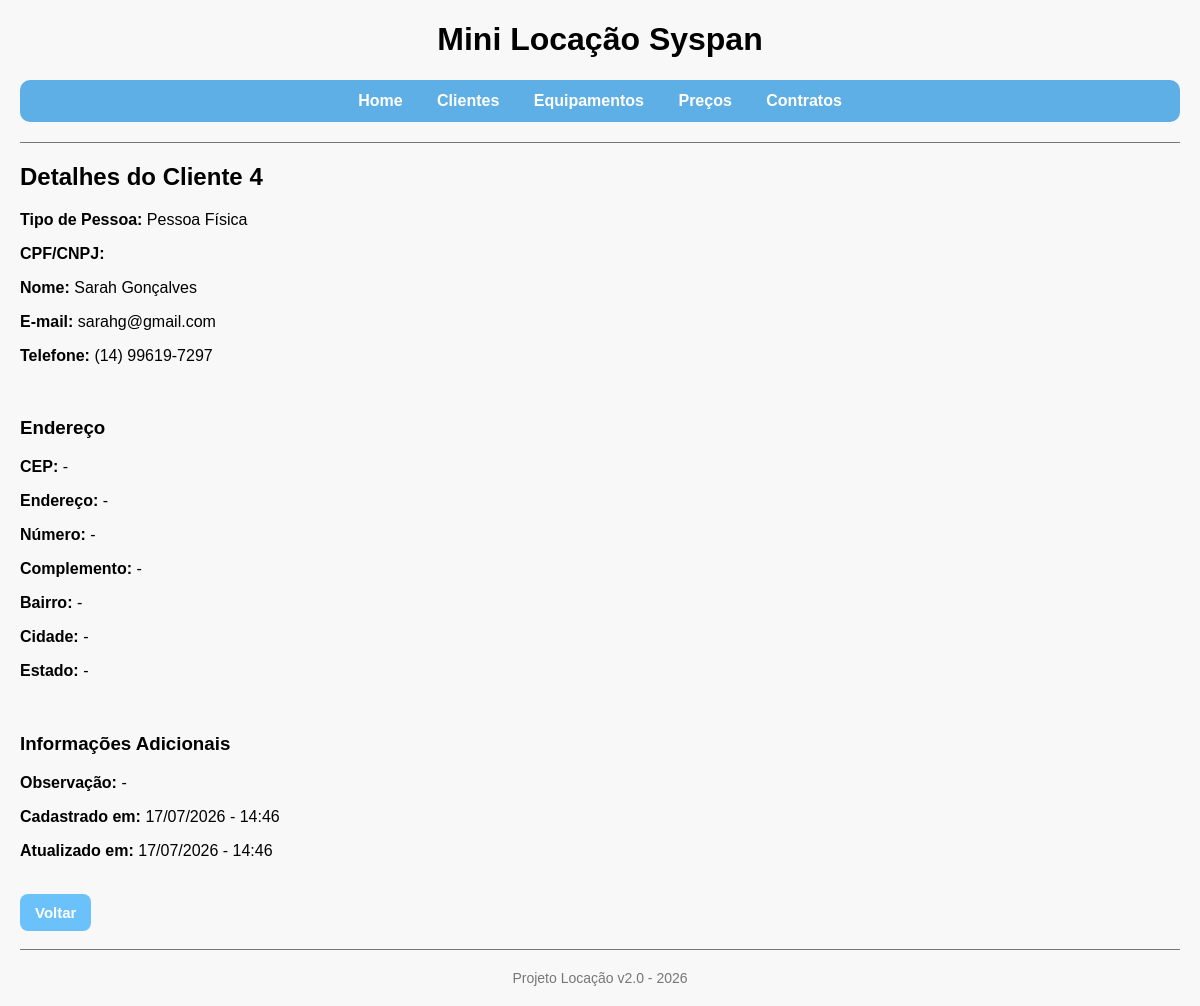
/projeto-locacao/clientes/ver.php?id=4, run on an earlier commit of the app's database.
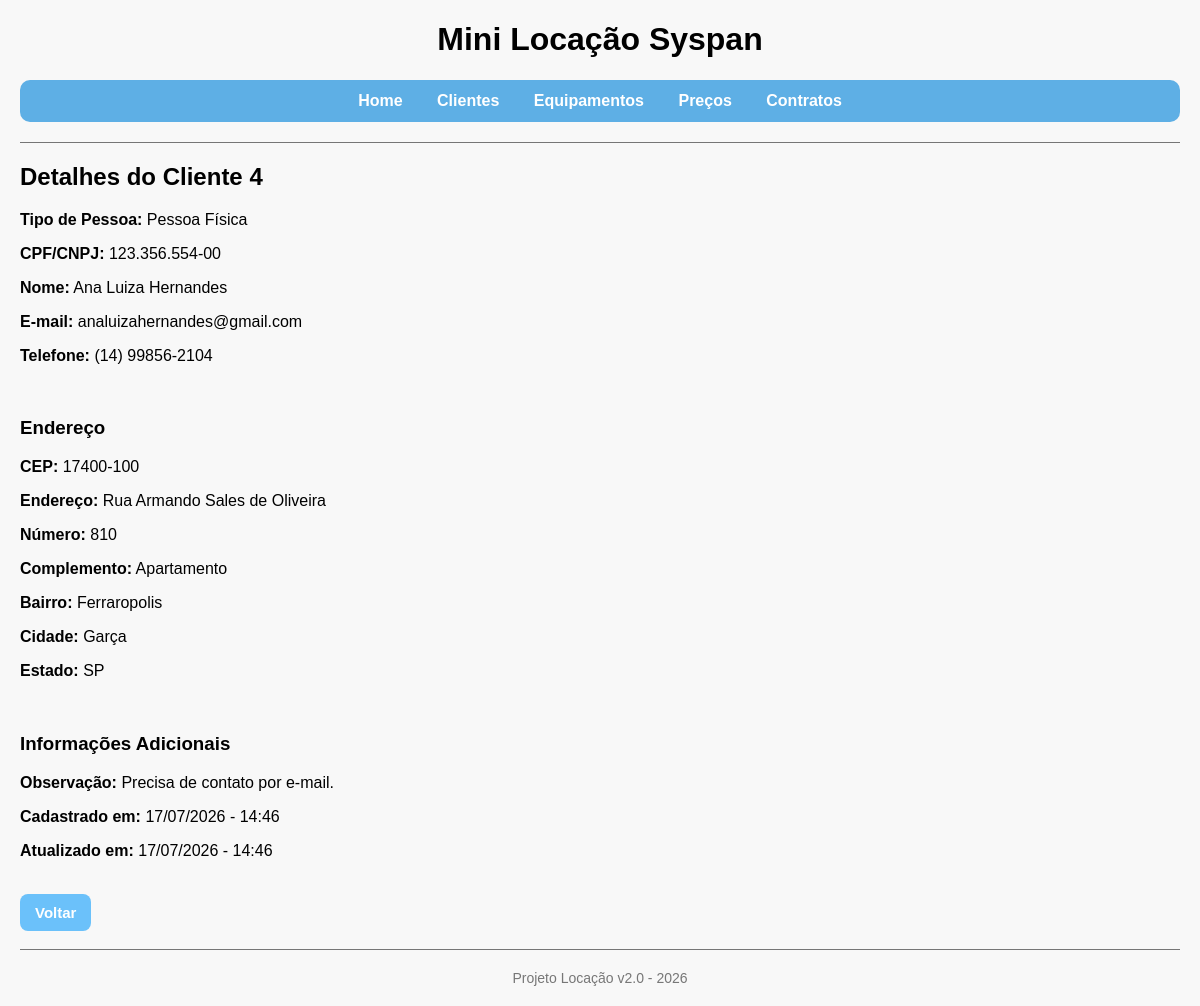
And on a later commit of the database.
### tables this page shows
CREATE TABLE IF NOT EXISTS clientes (
 id INT AUTO_INCREMENT PRIMARY KEY,
 tipo_pessoa ENUM('F','J') NOT NULL DEFAULT 'F',
 nome VARCHAR(120) NOT NULL,
 cpf_cnpj VARCHAR(18) NOT NULL UNIQUE,
 email VARCHAR(120) NOT NULL,
 telefone VARCHAR(20) NULL,
 cep VARCHAR(9) NULL,
 endereco VARCHAR(150) NULL,
 numero VARCHAR(10) NULL,
 complemento VARCHAR(100) NULL,
 bairro VARCHAR(80) NULL,
 cidade VARCHAR(80) NULL,
 estado CHAR(2) NULL,
 observacao VARCHAR(255) NULL,
 created_at DATETIME NOT NULL DEFAULT CURRENT_TIMESTAMP,
 updated_at DATETIME NULL DEFAULT CURRENT_TIMESTAMP ON UPDATE CURRENT_TIMESTAMP
);

### projeto-locacao/helpers.php (called while the page is built, shortened)
<?php
    function e(string $value): string {
        return htmlspecialchars($value, ENT_QUOTES | ENT_SUBSTITUTE, 'UTF-8');
    }
    function mostrarValor(mixed $valor): string {
        return !empty($valor) ? e($valor) : '-';
    }
    function limparNumeros(string $valor): string {
        return preg_replace('/\D/', '', $valor) ?? '';
    }
    function formatarCpfCnpj(string $cpf_cnpj): string {
        $cpf_cnpj = limparNumeros($cpf_cnpj);
        if(strlen($cpf_cnpj) === 11){
            return preg_replace('/(\d{3})(\d{3})(\d{3})(\d{2})/', '$1.$2.$3-$4', $cpf_cnpj) ?? $cpf_cnpj;
        }
        return $cpf_cnpj;
    }
    function formatarTelefone(string $telefone): string {
        $telefone = limparNumeros($telefone);
        if(strlen($telefone) === 11){
            return preg_replace('/(\d{2})(\d{5})(\d{4})/', '($1) $2-$3', $telefone) ?? $telefone;
        }
        return $telefone;
    }
    function formatarCep(?string $cep): string {
        if(empty($cep)){
            return '-';
        }
        $cep = limparNumeros($cep);
        if(strlen($cep) === 8){
            return preg_replace('/(\d{5})(\d{3})/', '$1-$2', $cep) ?? $cep;
        }
        return $cep;
    }
    function formatarData(?string $data): string {
        $timestamp = strtotime($data);
        return date('d/m/Y - H:i',$timestamp);
    }
?>

### projeto-locacao/clientes/ver.php (the view, shortened to what this page needs)
<?php
    require_once '../conexao.php';
    require_once '../helpers.php';
    $id = obterId();
    $sql = 'SELECT id, tipo_pessoa, nome, cpf_cnpj, email, telefone, cep, endereco, numero,
            complemento, bairro, cidade, estado, observacao, created_at,updated_at FROM clientes WHERE id = :id';
    $consulta = $pdo->prepare($sql);
    $consulta -> execute([':id' => $id]);
    $cliente = $consulta->fetch();
    require_once '../layout/header.php';
?>
<h2>Detalhes do Cliente <?= $cliente['id'] ?></h2>
<div>
    <p><strong>Tipo de Pessoa:</strong> <?= e($cliente["tipo_pessoa"] == 'F' ? 'Pessoa Física' : 'Pessoa Jurídica') ?></p>
    <p><strong>CPF/CNPJ:</strong> <?= e(formatarCpfCnpj($cliente["cpf_cnpj"])) ?></p>
    <p><strong>Nome:</strong> <?= e($cliente["nome"]) ?></p>
    <p><strong>E-mail:</strong> <?= e($cliente["email"]) ?></p>
    <p><strong>Telefone:</strong> <?= e(formatarTelefone($cliente["telefone"])) ?></p><br>
    <h3>Endereço</h3>
    <p><strong>CEP:</strong> <?= mostrarValor(formatarCep($cliente["cep"])) ?></p>
    <p><strong>Endereço:</strong> <?= mostrarValor($cliente["endereco"]) ?></p>
    <p><strong>Número:</strong> <?= mostrarValor($cliente["numero"]) ?></p>
    <p><strong>Complemento:</strong> <?= mostrarValor($cliente["complemento"]) ?></p>
    <p><strong>Bairro:</strong> <?= mostrarValor($cliente["bairro"]) ?></p>
    <p><strong>Cidade:</strong> <?= mostrarValor($cliente["cidade"]) ?></p>
    <p><strong>Estado:</strong> <?= mostrarValor($cliente["estado"]) ?></p><br>
    <h3>Informações Adicionais</h3>
    <p><strong>Observação:</strong> <?= mostrarValor($cliente["observacao"]) ?></p>
    <p><strong>Cadastrado em:</strong> <?= formatarData($cliente["created_at"]) ?></p>
    <p><strong>Atualizado em:</strong> <?= mostrarValor(formatarData($cliente["updated_at"])) ?></p>
</div>
<br><a class="links" href="listar.php">Voltar</a>
<?php require_once '../layout/footer.php'; ?>

### projeto-locacao/layout/header.php (shortened to what this page needs)
<!DOCTYPE html>
<html>
    <head>
        <link rel="stylesheet" href="/syspan-estagio-locacao/projeto-locacao/assets/css/style.css">
    </head>
    <body>
        <h1>Mini Locação Syspan</h1>
        <nav>
            <a href="/syspan-estagio-locacao/projeto-locacao/index.php">Home</a>
            <a href="/syspan-estagio-locacao/projeto-locacao/clientes/listar.php">Clientes</a>
            <a href="/syspan-estagio-locacao/projeto-locacao/equipamentos/listar.php">Equipamentos</a>
            <a href="/syspan-estagio-locacao/projeto-locacao/precos/listar.php">Preços</a>
            <a href="/syspan-estagio-locacao/projeto-locacao/contratos/listar.php">Contratos</a>
        </nav>
        <hr>

### projeto-locacao/layout/footer.php
        <hr>
        <footer>
            <p>Projeto Locação v2.0 - <?= date('Y') ?></p>
        </footer>
    </body>
</html>

### projeto-locacao/assets/css/style.css (style rules this page uses)
body { font-family: "Gill Sans Extrabold", Helvetica, sans-serif; background: #f8f8f8; margin: 20px; }
h1 { text-align: center; }
nav { text-align: center; margin-bottom: 20px; background-color: #5eafe5; padding: 12px; border-radius: 10px; }
nav a { padding: 0 15px; text-decoration: none; color: #ffffff; font-weight: bold; border-radius: 10px; }
hr { margin-top: 18px; border: 0; border-top: 1px solid #767676; }
.links { padding: 10px 15px; border-radius: 8px; text-decoration: none; background-color: #6bc1fa; color: white; font-size: 15px; font-weight: bold; display: inline-block; }
footer { text-align: center; font-size: 14px; margin-top: 20px; color: #777; }

What changed in the data, as far as the page shows it:
changed clientes "Pessoa Física": cpf_cnpj (not shown) → "123.356.554-00"; nome "Sarah Gonçalves" → "Ana Luiza Hernandes"; email "sarahg@gmail.com" → "analuizahernandes@gmail.com"; telefone "(14) 99619-7297" → "(14) 99856-2104"; cep "-" → "17400-100"; endereco "-" → "Rua Armando Sales de Oliveira"; numero "-" → "810"; complemento "-" → "Apartamento"; bairro "-" → "Ferraropolis"; cidade "-" → "Garça"; estado "-" → "SP"; observacao "-" → "Precisa de contato por e-mail."
